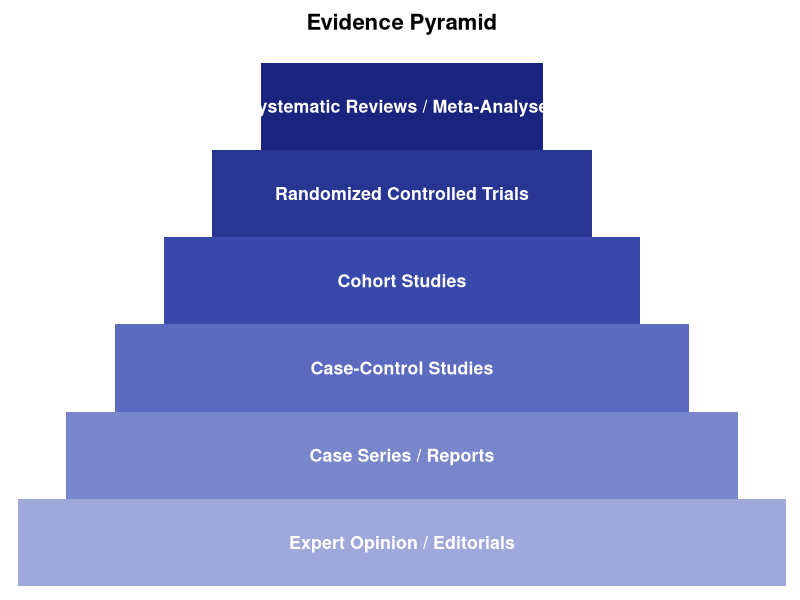
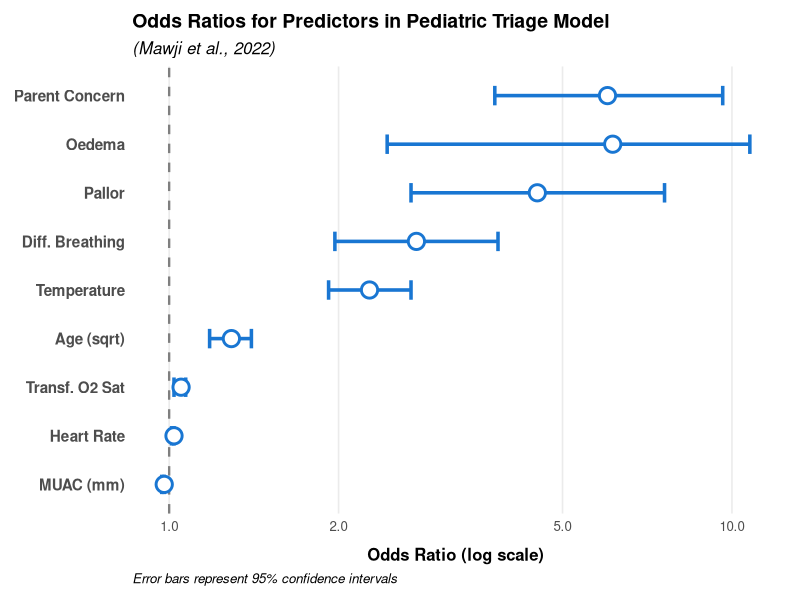
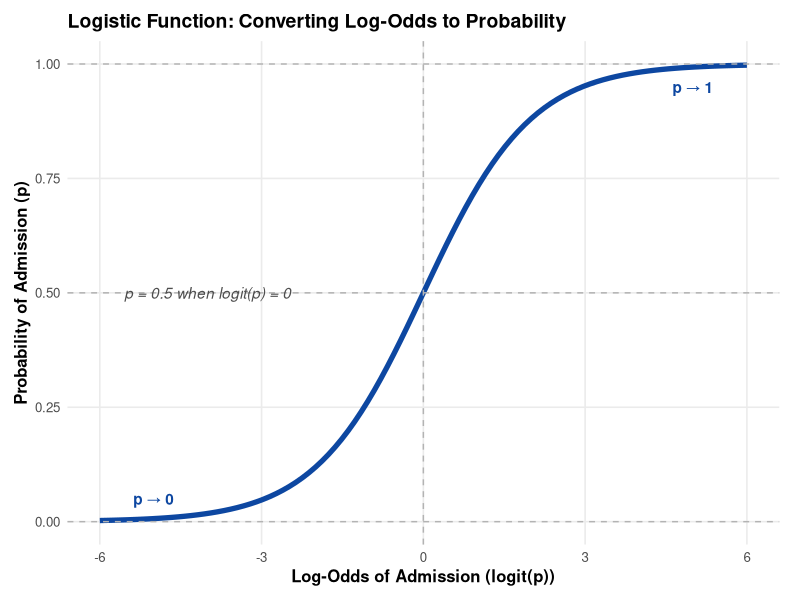
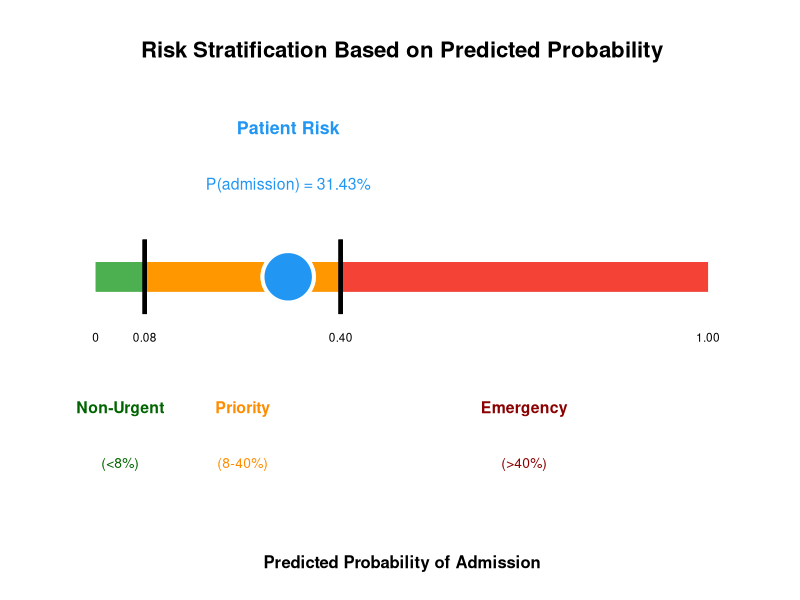
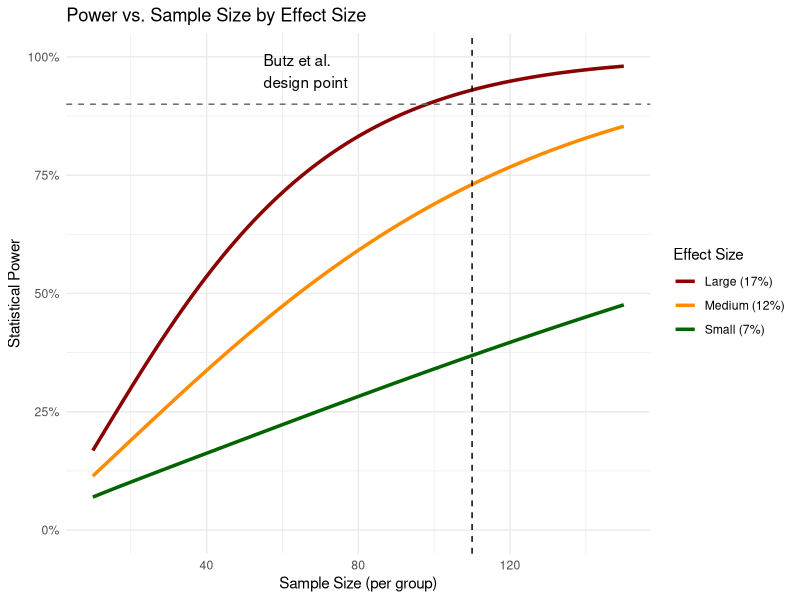
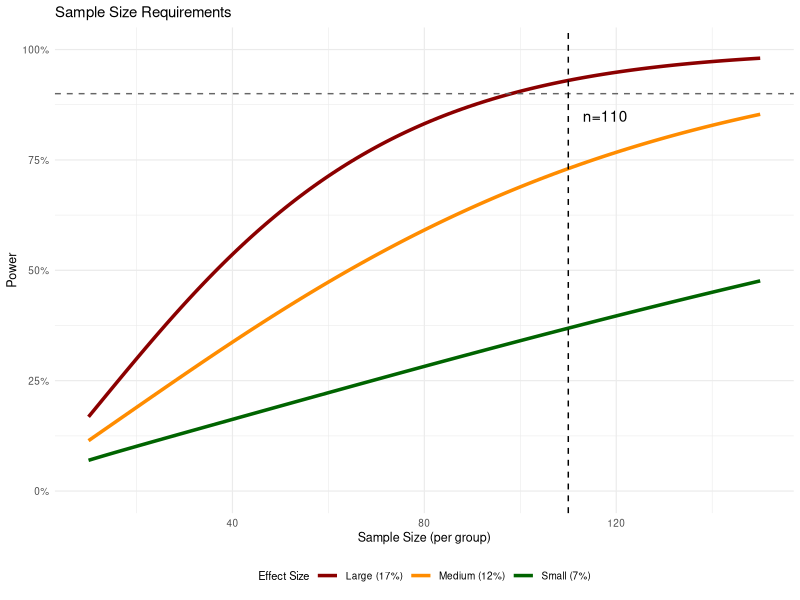
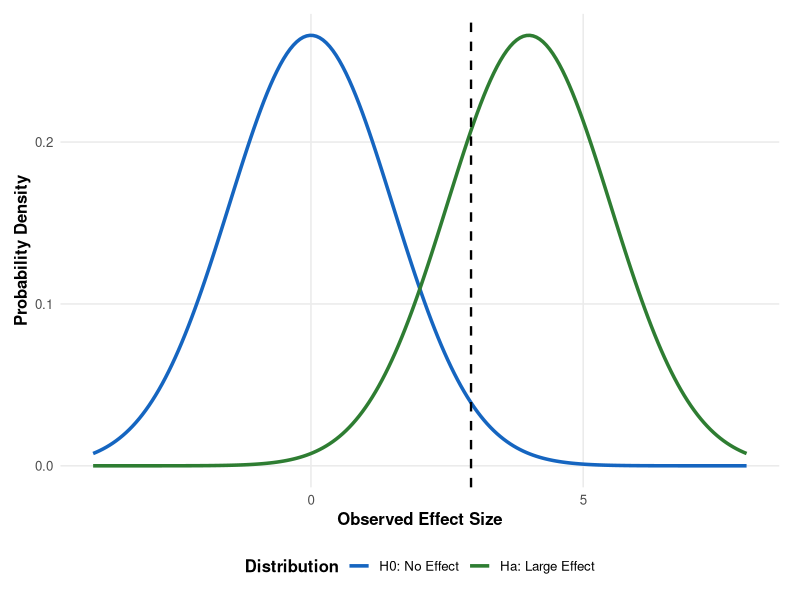
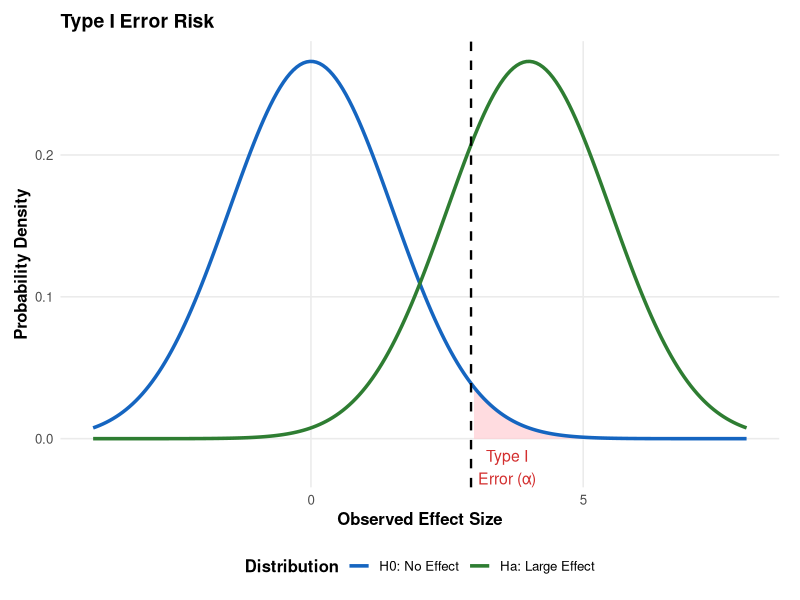

Source code (R) for these figures, in order:
## ---- chunk 1
library(ggplot2)

levels_pyr <- c("Systematic Reviews / Meta-Analyses", 
                "Randomized Controlled Trials", 
                "Cohort Studies", 
                "Case-Control Studies", 
                "Case Series / Reports",
                "Expert Opinion / Editorials")

df_pyr <- data.frame(
  Level = factor(levels_pyr, levels = rev(levels_pyr)),
  Value = 6:1,
  ymin = c(5, 4, 3, 2, 1, 0),
  ymax = c(5.8, 6.8, 7.8, 8.8, 9.8, 10.8) 
)

# Enhanced color palette for better contrast
blue_palette_pyr <- rev(c("#1a237e", "#283593", "#3949ab", "#5c6bc0", "#7986cb", "#9fa8da"))

ggplot(df_pyr, aes(xmin = 0, xmax = Value, ymin = ymin-2.5, ymax = ymax+2.5, fill = Level)) +
  geom_rect() +
  coord_flip() +
  scale_fill_manual(values = blue_palette_pyr) +
  scale_y_continuous(breaks = NULL, expand = c(0, 0)) +
  scale_x_continuous(expand = c(0, 0), limits = c(0, 6), labels = NULL) +
  theme_minimal() +
  theme(
    axis.title = element_blank(),
    axis.text = element_blank(),
    axis.ticks = element_blank(),
    legend.position = "none",
    panel.grid = element_blank(),
    plot.margin = margin(10, 10, 10, 10),
    plot.background = element_rect(fill = "white", color = NA)
  ) +
  geom_text(
    aes(x = Value - 0.5, y = (ymin + ymax) / 2, label = Level),
    hjust = 0.5, vjust = 0.5, size = 4.5, color = "white", fontface = "bold"
  ) +
  labs(title = "Evidence Pyramid") +
  theme(plot.title = element_text(hjust = 0.5, size = 16, face = "bold", margin = margin(b = 20)))
## ---- chunk 2
library(ggplot2)
library(dplyr)

predictor_data <- data.frame(
  Predictor = factor(c("Parent Concern", "Oedema", "Pallor", "Diff. Breathing", "Temperature", "Age (sqrt)", "Transf. O2 Sat", "Heart Rate", "MUAC (mm)"), 
                     levels = c("MUAC (mm)", "Heart Rate", "Transf. O2 Sat", "Age (sqrt)", "Temperature", "Diff. Breathing", "Pallor", "Oedema", "Parent Concern")),
  OR = c(6.01, 6.14, 4.51, 2.75, 2.27, 1.29, 1.05, 1.02, 0.98),
  LowerCI = c(3.79, 2.44, 2.69, 1.97, 1.92, 1.18, 1.02, 1.01, 0.97),
  UpperCI = c(9.63, 10.76, 7.59, 3.84, 2.69, 1.40, 1.07, 1.02, 0.98)
)

# Enhanced plot with better colors and readability
ggplot(predictor_data, aes(x = OR, y = Predictor)) +
  geom_vline(xintercept = 1, linetype = "dashed", color = "grey50", linewidth = 0.8) +
  geom_errorbarh(aes(xmin = LowerCI, xmax = UpperCI), height = 0.4, color = "#1976d2", linewidth = 1.2) +
  geom_point(size = 4.5, color = "#1976d2", fill = "white", shape = 21, stroke = 1.5) +
  scale_x_log10(breaks = c(0.1, 0.5, 1, 2, 5, 10), labels = scales::label_number(accuracy = 0.1)) +
  labs(
    title = "Odds Ratios for Predictors in Pediatric Triage Model",
    subtitle = "(Mawji et al., 2022)",
    x = "Odds Ratio (log scale)", 
    y = NULL,
    caption = "Error bars represent 95% confidence intervals"
  ) +
  theme_minimal(base_size = 12) +
  theme(
    panel.grid.minor = element_blank(),
    panel.grid.major.y = element_blank(),
    axis.text.y = element_text(size = 11, face = "bold"),
    plot.title = element_text(face = "bold", size = 14),
    plot.subtitle = element_text(face = "italic", size = 12),
    plot.caption = element_text(hjust = 0, face = "italic"),
    axis.title.x = element_text(margin = margin(t = 10), face = "bold"),
    plot.margin = margin(10, 15, 10, 10)
  )
## ---- chunk 3
library(ggplot2)
logit_vals <- seq(-6, 6, length.out = 100)
prob_vals <- 1 / (1 + exp(-logit_vals))
sigmoid_df <- data.frame(LogitP = logit_vals, Probability = prob_vals)

ggplot(sigmoid_df, aes(x = LogitP, y = Probability)) +
  geom_line(color = "#0d47a1", size = 1.8) +
  geom_hline(yintercept = c(0, 0.5, 1), linetype = "dashed", color = "grey70") +
  geom_vline(xintercept = 0, linetype = "dashed", color = "grey70") +
  labs(
    title = "Logistic Function: Converting Log-Odds to Probability",
    x = "Log-Odds of Admission (logit(p))",
    y = "Probability of Admission (p)"
  ) +
  theme_minimal(base_size = 12) +
  theme(
    panel.grid.minor = element_blank(),
    axis.title = element_text(face = "bold"),
    plot.title = element_text(face = "bold", size = 14),
    plot.subtitle = element_text(face = "italic"),
    panel.background = element_rect(fill = "white", color = NA),
    plot.background = element_rect(fill = "white", color = NA),
    plot.margin = margin(10, 15, 10, 10)
  ) +
  annotate("text", x = 5, y = 0.95, label = "p → 1", color = "#0d47a1", fontface = "bold") +
  annotate("text", x = -5, y = 0.05, label = "p → 0", color = "#0d47a1", fontface = "bold") +
  annotate("text", x = -4, y = 0.5, label = "p = 0.5 when logit(p) = 0", 
           color = "grey30", fontface = "italic")
## ---- chunk 4
# Calculate example patient's probability
intercept           <- -32.888
coef_sqrt_age       <- 0.252
coef_hr             <- 0.016
coef_temp           <- 0.819
coef_muac_mm        <- -0.022
coef_transformed_o2 <- 0.048
coef_parent_concern <- 1.793
coef_diff_breathing <- 1.012
coef_oedema         <- 1.814
coef_pallor         <- 1.506

age_months           <- 12
hr                   <- 110
temp_c               <- 37
muac_mm_val          <- 130
spo2_val             <- 98
transformed_o2_value <- 70.103 * log10(101.687 - spo2_val) - 55.833
parent_concern_val   <- 1
diff_breathing_val   <- 1
oedema_val           <- 0
pallor_val           <- 0

logit_p_mawji <- intercept +
                 coef_sqrt_age       * sqrt(age_months) +
                 coef_hr             * hr +
                 coef_temp           * temp_c +
                 coef_muac_mm        * muac_mm_val +
                 coef_transformed_o2 * transformed_o2_value +
                 coef_parent_concern * parent_concern_val +
                 coef_diff_breathing * diff_breathing_val +
                 coef_oedema         * oedema_val +
                 coef_pallor         * pallor_val

prob_admission_mawji <- exp(logit_p_mawji) / (1 + exp(logit_p_mawji))
## ---- chunk 5
library(ggplot2)
risk_df <- data.frame(x = c(0, 1))
patient_prob <- prob_admission_mawji  # Using the calculated probability from previous chunk

ggplot(risk_df, aes(x = x, y = 0)) +
  # Base line with rounded ends
  geom_segment(aes(x = 0, xend = 1, y = 0, yend = 0), 
               linewidth = 10, color = "#e0e0e1", 
               lineend = "butt") +
  
  # Color segments - adjusting the Non-Urgent segment to extend all the way left
  geom_segment(aes(x = 0.40, xend = 1, y = 0, yend = 0), 
               linewidth = 10, color = "#f44336", 
               lineend = "butt", linejoin = "round") + # Flat on left, round on right
  geom_segment(aes(x = 0.08, xend = 0.40, y = 0, yend = 0), 
               linewidth = 10, color = "#ff9800", lineend = "butt") +
  geom_segment(aes(x = 0, xend = 0.08, y = 0, yend = 0), 
               linewidth = 10, color = "#4caf50", 
               lineend = "butt", linejoin = "round") + # Round on left edge
  
  # Add black lines at thresholds
  geom_segment(aes(x = 0.08, xend = 0.08, y = -0.02, yend = 0.02), 
               linewidth = 1.5, color = "black") +
  geom_segment(aes(x = 0.40, xend = 0.40, y = -0.02, yend = 0.02), 
               linewidth = 1.5, color = "black") +
  
  # Patient marker - blue circle with white border
  geom_point(aes(x = patient_prob, y = 0), color = "white", size = 16, shape = 21, 
             fill = "#2196f3", stroke = 2) +
  
  # Patient probability label
  annotate("text", x = patient_prob, y = 0.08, 
           label = "Patient Risk", 
           color = "#2196f3", fontface = "bold", size = 4.5) +
  annotate("text", x = patient_prob, y = 0.05, 
           label = paste0("P(admission) = ", round(prob_admission_mawji*100, digits=2), "%"), 
           color = "#2196f3", size = 4) +
  
  # Category labels - larger and more distinct
  annotate("text", x = 0.04, y = -0.07, label = "Non-Urgent", color = "darkgreen", 
           fontface = "bold", size = 4) +
  annotate("text", x = 0.04, y = -0.10, label = "(<8%)", color = "darkgreen", size = 3.5) +
  
  annotate("text", x = 0.24, y = -0.07, label = "Priority", color = "darkorange", 
           fontface = "bold", size = 4) +
  annotate("text", x = 0.24, y = -0.10, label = "(8-40%)", color = "darkorange", size = 3.5) +
  
  annotate("text", x = 0.70, y = -0.07, label = "Emergency", color = "darkred", 
           fontface = "bold", size = 4) +
  annotate("text", x = 0.70, y = -0.10, label = "(>40%)", color = "darkred", size = 3.5) +
  
  # Values at key points
  annotate("text", x = 0, y = -0.03, label = "0", size = 3, vjust = 1) +
  annotate("text", x = 0.08, y = -0.03, label = "0.08", size = 3, vjust = 1) +
  annotate("text", x = 0.40, y = -0.03, label = "0.40", size = 3, vjust = 1) +
  annotate("text", x = 1, y = -0.03, label = "1.00", size = 3, vjust = 1) +
  
  # Scales and theme
  scale_x_continuous(limits = c(-0.05, 1.05), breaks = NULL) +
  scale_y_continuous(limits = c(-0.12, 0.10)) +
  theme_minimal() +
  theme(
    axis.title.y = element_blank(), 
    axis.text.y = element_blank(), 
    axis.ticks = element_blank(), 
    panel.grid = element_blank(),
    axis.title.x = element_text(face = "bold", size = 12, margin = margin(t = 25)),
    plot.title = element_text(face = "bold", size = 16, hjust = 0.5),
    plot.subtitle = element_text(hjust = 0.5, size = 12),
    plot.margin = margin(30, 20, 20, 20)
  ) +
  labs(
    title = "Risk Stratification Based on Predicted Probability",
    x = "Predicted Probability of Admission"
  )
## ---- chunk 6
library(ggplot2)

# Create data frame for power curves
sample_sizes <- seq(10, 150, by=1)
effect_small <- power.prop.test(p1=0.92, p2=0.85, power=NULL, 
                                n=sample_sizes, sig.level=0.05)$power
effect_medium <- power.prop.test(p1=0.92, p2=0.80, power=NULL, 
                                 n=sample_sizes, sig.level=0.05)$power
effect_large <- power.prop.test(p1=0.92, p2=0.75, power=NULL, 
                                n=sample_sizes, sig.level=0.05)$power

df <- data.frame(
  sample_size = rep(sample_sizes, 3),
  power = c(effect_small, effect_medium, effect_large),
  effect = rep(c("Small (7%)", "Medium (12%)", "Large (17%)"), 
               each=length(sample_sizes))
)

# Plot power curves
ggplot(df, aes(x=sample_size, y=power, color=effect)) +
  geom_line(size=1.2) +
  geom_hline(yintercept=0.9, linetype="dashed", color="gray40") +
  geom_vline(xintercept=110, linetype="dashed", color="black") +
  scale_y_continuous(limits=c(0,1), labels=scales::percent) +
  scale_color_manual(values=c("darkred", "darkorange", "darkgreen")) +
  labs(title="Power vs. Sample Size by Effect Size",
       x="Sample Size (per group)",
       y="Statistical Power",
       color="Effect Size") +
  annotate("text", x=55, y=0.97, label="Butz et al.\ndesign point", hjust=0) +
  theme_minimal()
## ---- chunk 7
library(ggplot2)

# Create data frame for power curves
sample_sizes <- seq(10, 150, by=1)
effect_small <- power.prop.test(p1=0.92, p2=0.85, power=NULL, 
                                n=sample_sizes, sig.level=0.05)$power
effect_medium <- power.prop.test(p1=0.92, p2=0.80, power=NULL, 
                                 n=sample_sizes, sig.level=0.05)$power
effect_large <- power.prop.test(p1=0.92, p2=0.75, power=NULL, 
                                n=sample_sizes, sig.level=0.05)$power

df <- data.frame(
  sample_size = rep(sample_sizes, 3),
  power = c(effect_small, effect_medium, effect_large),
  effect = rep(c("Small (7%)", "Medium (12%)", "Large (17%)"), 
               each=length(sample_sizes))
)

# Plot power curves
ggplot(df, aes(x=sample_size, y=power, color=effect)) +
  geom_line(size=1.2) +
  geom_hline(yintercept=0.9, linetype="dashed", color="gray40") +
  geom_vline(xintercept=110, linetype="dashed", color="black") +
  scale_y_continuous(limits=c(0,1), labels=scales::percent) +
  scale_color_manual(values=c("darkred", "darkorange", "darkgreen")) +
  labs(title="Sample Size Requirements",
       x="Sample Size (per group)",
       y="Power",
       color="Effect Size") +
  annotate("text", x=113, y=0.85, label="n=110", hjust=0) +
  theme_minimal(base_size=9) +
  theme(legend.position="bottom", legend.title=element_text(size=8))
## ---- chunk 8
library(ggplot2)
x_power <- seq(-4, 8, length.out = 200)
null_dist <- dnorm(x_power, mean = 0, sd = 1.5)
alt_dist_large_effect <- dnorm(x_power, mean = 4, sd = 1.5) 
crit_val <- qnorm(0.975, mean = 0, sd = 1.5) 

power_df <- data.frame(x = x_power, 
                       null = null_dist, 
                       alt_large = alt_dist_large_effect)

ggplot(power_df, aes(x = x)) +
  # Add distribution lines
  geom_line(aes(y = null, color = "H0: No Effect"), linewidth = 1.2) +
  geom_line(aes(y = alt_large, color = "Ha: Large Effect"), linewidth = 1.2) +
  # Critical value line
  geom_vline(xintercept = crit_val, linetype = "dashed", color = "black", linewidth = 0.8) +
  # Scales and theme
  scale_color_manual(values = c("H0: No Effect" = "#1565c0", "Ha: Large Effect" = "#2e7d32")) +
  labs(
    x = "Observed Effect Size", 
    y = "Probability Density",
    color = "Distribution"
  ) +
  theme_minimal(base_size = 12) +
  theme(
    legend.position = "bottom",
    legend.title = element_text(face = "bold"),
    panel.grid.minor = element_blank(),
    axis.title = element_text(face = "bold"),
    plot.margin = margin(10, 15, 10, 10)
  )
## ---- chunk 9
library(ggplot2)
x_power <- seq(-4, 8, length.out = 200)
null_dist <- dnorm(x_power, mean = 0, sd = 1.5)
alt_dist_large_effect <- dnorm(x_power, mean = 4, sd = 1.5) 
crit_val <- qnorm(0.975, mean = 0, sd = 1.5) 

power_df <- data.frame(x = x_power, 
                       null = null_dist, 
                       alt_large = alt_dist_large_effect)

ggplot(power_df, aes(x = x)) +
  # Add alpha shaded region
  geom_ribbon(data = subset(power_df, x >= crit_val), 
              aes(ymax = null, ymin = 0), fill = "#ffcdd2", alpha = 0.7) +
  # Add distribution lines
  geom_line(aes(y = null, color = "H0: No Effect"), linewidth = 1.2) +
  geom_line(aes(y = alt_large, color = "Ha: Large Effect"), linewidth = 1.2) +
  # Critical value line
  geom_vline(xintercept = crit_val, linetype = "dashed", color = "black", linewidth = 0.8) +
  # Annotations for alpha
  annotate("text", x = 3.6, y = -0.02, label = "Type I\nError (α)", color = "#d32f2f", size = 4) +
  # Scales and theme
  scale_color_manual(values = c("H0: No Effect" = "#1565c0", "Ha: Large Effect" = "#2e7d32")) +
  labs(
    title = "Type I Error Risk",
    x = "Observed Effect Size", 
    y = "Probability Density",
    color = "Distribution"
  ) +
  coord_cartesian(clip = "off") +
  theme_minimal(base_size = 12) +
  theme(
    legend.position = "bottom",
    legend.title = element_text(face = "bold"),
    panel.grid.minor = element_blank(),
    plot.title = element_text(face = "bold", size = 14),
    axis.title = element_text(face = "bold"),
    plot.margin = margin(10, 15, 10, 10)
  )
## ---- chunk 10
library(ggplot2)
x_power <- seq(-4, 8, length.out = 200)
null_dist <- dnorm(x_power, mean = 0, sd = 1.5)
alt_dist_large_effect <- dnorm(x_power, mean = 4, sd = 1.5) 
crit_val <- qnorm(0.975, mean = 0, sd = 1.5) 

power_df <- data.frame(x = x_power, 
                       null = null_dist, 
                       alt_large = alt_dist_large_effect)

ggplot(power_df, aes(x = x)) +
  # Add beta shaded region
  geom_ribbon(data = subset(power_df, x <= crit_val), 
              aes(ymax = alt_large, ymin = 0), fill = "#bbdefb", alpha = 0.7) +
  # Add power shaded region
  geom_ribbon(data = subset(power_df, x >= crit_val), 
              aes(ymax = alt_large, ymin = 0), fill = "#c8e6c9", alpha = 0.7) +
  # Add distribution lines
  geom_line(aes(y = null, color = "H0: No Effect"), linewidth = 1.2) +
  geom_line(aes(y = alt_large, color = "Ha: Large Effect"), linewidth = 1.2) +
  # Critical value line
  geom_vline(xintercept = crit_val, linetype = "dashed", color = "black", linewidth = 0.8) +
  # Annotations
  annotate("text", x = 2.0, y = 0.03, label = "Type II\nError (β)", color = "#1565c0", size = 5) +
  annotate("text", x = 4.5, y = 0.11, label = "POWER", color = "darkgreen", size = 5, fontface = "bold") +
  # Scales and theme
  scale_color_manual(values = c("H0: No Effect" = "#1565c0", "Ha: Large Effect" = "#2e7d32")) +
  labs(
    title = "Type II Error and Statistical Power",
    x = "Observed Effect Size", 
    y = "Probability Density",
    color = "Distribution"
  ) +
  theme_minimal(base_size = 12) +
  theme(
    legend.position = "bottom",
    legend.title = element_text(face = "bold"),
    panel.grid.minor = element_blank(),
    plot.title = element_text(face = "bold", size = 14),
    axis.title = element_text(face = "bold"),
    plot.margin = margin(10, 15, 10, 10)
  )
## ---- chunk 11
library(ggplot2)
x_power <- seq(-4, 8, length.out = 200)
null_dist <- dnorm(x_power, mean = 0, sd = 1.5)
alt_dist_large_effect <- dnorm(x_power, mean = 4, sd = 1.5) 
crit_val <- qnorm(0.975, mean = 0, sd = 1.5) 

power_df <- data.frame(x = x_power, 
                       null = null_dist, 
                       alt_large = alt_dist_large_effect)

ggplot(power_df, aes(x = x)) +
  # Add shaded regions
  geom_ribbon(data = subset(power_df, x <= crit_val), 
              aes(ymax = alt_large, ymin = 0), fill = "#bbdefb", alpha = 0.5) +
  geom_ribbon(data = subset(power_df, x >= crit_val), 
              aes(ymax = alt_large, ymin = 0), fill = "#c8e6c9", alpha = 0.7) +
  geom_ribbon(data = subset(power_df, x >= crit_val), 
              aes(ymax = null, ymin = 0), fill = "#ffcdd2", alpha = 0.5) +
  # Add distribution lines
  geom_line(aes(y = null, color = "H0: No Effect"), linewidth = 1.2) +
  geom_line(aes(y = alt_large, color = "Ha: Large Effect"), linewidth = 1.2) +
  # Critical value line
  geom_vline(xintercept = crit_val, linetype = "dashed", color = "black", linewidth = 0.8) +
  # Annotations
  annotate("text", x = crit_val + 0.5, y = 0.2, label = "Reject H0", hjust = 0, fontface = "bold") +
  annotate("text", x = 3.6, y = -0.02, label = "Type I\nError (α)", color = "#d32f2f", size = 4) +
  annotate("text", x = 2.0, y = 0.03, label = "Type II\nError (β)", color = "#1565c0", size = 5) +
  annotate("text", x = 4.5, y = 0.11, label = "POWER", color = "darkgreen", size = 5, fontface = "bold") +
  # Scales and theme
  scale_color_manual(values = c("H0: No Effect" = "#1565c0", "Ha: Large Effect" = "#2e7d32")) +
  labs(
    title = "Statistical Power: Detecting a True Effect",
    subtitle = "Larger effect sizes and larger samples increase power",
    x = "Observed Effect Size", 
    y = "Probability Density",
    color = "Distribution"
  ) +
  coord_cartesian(clip = "off") +
  theme_minimal(base_size = 12) +
  theme(
    legend.position = "bottom",
    legend.title = element_text(face = "bold"),
    panel.grid.minor = element_blank(),
    plot.title = element_text(face = "bold", size = 14),
    plot.subtitle = element_text(face = "italic"),
    axis.title = element_text(face = "bold"),
    plot.margin = margin(10, 15, 10, 15)  # Added more margin on right side
  )
## ---- chunk 12
library(ggplot2)
x_power <- seq(-4, 8, length.out = 200)
null_dist <- dnorm(x_power, mean = 0, sd = 1.5)
alt_dist_large_effect <- dnorm(x_power, mean = 4, sd = 1.5) 
crit_val <- qnorm(0.975, mean = 0, sd = 1.5) 

power_df <- data.frame(x = x_power, 
                       null = null_dist, 
                       alt_large = alt_dist_large_effect)

ggplot(power_df, aes(x = x)) +
  # Add shaded regions
  geom_ribbon(data = subset(power_df, x <= crit_val), 
              aes(ymax = alt_large, ymin = 0), fill = "#bbdefb", alpha = 0.5) +
  geom_ribbon(data = subset(power_df, x >= crit_val), 
              aes(ymax = alt_large, ymin = 0), fill = "#c8e6c9", alpha = 0.7) +
  geom_ribbon(data = subset(power_df, x >= crit_val), 
              aes(ymax = null, ymin = 0), fill = "#ffcdd2", alpha = 0.5) +
  # Add distribution lines
  geom_line(aes(y = null, color = "Under H0"), linewidth = 1.2) +
  geom_line(aes(y = alt_large, color = "Under H1"), linewidth = 1.2) +
  # Critical value line
  geom_vline(xintercept = crit_val, linetype = "dashed", color = "black") +
  # Annotations
  annotate("text", x = 3.75, y = -0.02, label = "Type I (α)\n5%", color = "#d32f2f", size = 3) +
  annotate("text", x = 2.0, y = 0.02, label = "Type II (β)\n10%", color = "#1565c0", size = 3) +
  annotate("text", x = 4.5, y = 0.08, label = "POWER\n90%", color = "darkgreen", size = 4, fontface = "bold") +
  # Scales and theme
  scale_color_manual(values = c("Under H0" = "#1565c0", "Under H1" = "#2e7d32")) +
  labs(
    title = "90% Power for Butz et al. Study",
    subtitle = "With n=110 per group, 17% effect size, α=0.05",
    x = "Effect Size", 
    y = "Probability",
    color = "Distribution"
  ) +
  theme_minimal(base_size = 10) +
  theme(
    legend.position = "bottom",
    panel.grid.minor = element_blank()
  )
## ---- chunk 13
library(ggplot2)
butz_hr_df <- data.frame(
  Group = "Intervention vs Control",
  HR = 1.10,
  LowerCI = 0.76,
  UpperCI = 1.69
)

ggplot(butz_hr_df, aes(x = HR, y = Group)) +
  geom_vline(xintercept = 1, linetype = "dashed", color = "grey50", linewidth = 0.8) +
  geom_errorbarh(aes(xmin = LowerCI, xmax = UpperCI), height = 0.2, color = "#e57373", linewidth = 1.5) +
  geom_point(size = 5, color = "#e57373", shape = 18) +
  scale_x_continuous(limits=c(0.5, 2.0), breaks=seq(0.5, 2.0, 0.25)) +
  labs(
    title = "Hazard Ratio for >1 ED Visit (Intervention vs Control)",
    subtitle = "Butz et al. (2019) - Overall Group",
    x = "Hazard Ratio (HR)", 
    y = "",
    caption = "95% Confidence Interval: 0.76 to 1.69, p = 0.61"
  ) +
  theme_minimal(base_size = 12) +
  theme(
    axis.text.y = element_text(face = "bold", size = 11),
    panel.grid.minor = element_blank(),
    panel.grid.major.y = element_blank(),
    plot.title = element_text(face = "bold", size = 14),
    plot.subtitle = element_text(face = "italic"),
    axis.title.x = element_text(face = "bold", margin = margin(t = 10)),
    plot.caption = element_text(hjust = 0, face = "italic", color = "grey40"),
    plot.margin = margin(10, 15, 10, 10)
  ) +
  annotate("text", x = 0.965, y = 0.7, angle = 90, label = "No effect", color = "grey50", fontface = "italic")
## ---- chunk 14
library(survival)
library(survminer)

# Assuming we're working with simulated data to match the paper's results
set.seed(123)
n_con_no_shs <- 50 
n_int_no_shs <- 48 

# Create simulated survival times to match published curves
days <- c(0, 50, 100, 150, 200, 250, 300, 350, 365)
prob_con_no_shs <- c(1.00, 0.90, 0.80, 0.70, 0.50, 0.40, 0.35, 0.32, 0.31) 
prob_int_no_shs <- c(1.00, 0.95, 0.90, 0.85, 0.75, 0.65, 0.60, 0.58, 0.56) 

# Generate event times for control group
sim_times_con <- numeric()
for(i in 1:(length(days)-1)) {
  num_events <- round(n_con_no_shs * (prob_con_no_shs[i] - prob_con_no_shs[i+1]))
  if (num_events > 0) sim_times_con <- c(sim_times_con, runif(num_events, days[i], days[i+1]))
}
sim_times_con <- c(sim_times_con, rep(365, n_con_no_shs - length(sim_times_con)))
events_con <- ifelse(sim_times_con < 365, 1, 0)

# Generate event times for intervention group
sim_times_int <- numeric()
for(i in 1:(length(days)-1)) {
  num_events <- round(n_int_no_shs * (prob_int_no_shs[i] - prob_int_no_shs[i+1]))
  if (num_events > 0) sim_times_int <- c(sim_times_int, runif(num_events, days[i], days[i+1]))
}
sim_times_int <- c(sim_times_int, rep(365, n_int_no_shs - length(sim_times_int)))
events_int <- ifelse(sim_times_int < 365, 1, 0)

# Combine data
sim_butz_km_data <- data.frame(
  time = c(sim_times_con, sim_times_int),
  event = c(events_con, events_int),
  group = factor(c(rep("Control (No SHS)", n_con_no_shs), rep("Intervention (No SHS)", n_int_no_shs)))
)

# Create survival fit
fit_butz_km <- survfit(Surv(time, event) ~ group, data = sim_butz_km_data)

# Enhanced Kaplan-Meier plot
ggsurvplot(
  fit_butz_km,
  data = sim_butz_km_data,
  pval = TRUE,
  pval.coord = c(50, 0.2),
  conf.int = TRUE,
  conf.int.alpha = 0.2,
  risk.table = TRUE,
  risk.table.height = 0.3,
  xlab = "Days to Repeat ED Visit",
  ylab = "Probability of No Repeat ED Visit",
  legend.labs = c("Control (No SHS)", "Intervention (No SHS)"),
  palette = c("#e57373", "#64b5f6"),
  ggtheme = theme_minimal(base_size = 11),
  title = "Time to Repeat ED Visit in Children without SHS Exposure",
  subtitle = "Simulated data based on Butz et al. (2019)",
  font.title = c(14, "bold"),
  font.subtitle = c(12, "italic"),
  font.x = c(11, "bold"),
  font.y = c(11, "bold"),
  risk.table.fontsize = 3.8,
  tables.theme = theme_cleantable()
)
## ---- chunk 15
library(ggplot2)
aom_failure_data <- data.frame(
  Group = factor(c("Amox-Clav", "Placebo"), levels = c("Placebo", "Amox-Clav")),
  FailureRate = c(0.186, 0.449),
  Count = c("30/161", "71/158")
)

# Enhanced bar plot with better aesthetic elements
ggplot(aom_failure_data, aes(x = Group, y = FailureRate, fill = Group)) +
  # Add nicer bars with gradient shading
  geom_bar(stat = "identity", width = 0.6, color = "grey30") +
  
  # Add percentage labels on top of bars
  geom_text(aes(label = scales::percent(FailureRate, accuracy = 0.1)), 
            position = position_dodge(width = 0.6), vjust = -0.7, 
            fontface = "bold", size = 5) +
  
  # Add raw count labels inside bars
  geom_text(aes(label = Count, y = FailureRate/2), 
            position = position_dodge(width = 0.6),
            color = "white", fontface = "bold", size = 4) +
  
  # Add arrow showing reduction
  geom_segment(aes(x = 1, xend = 2, y = 0.449, yend = 0.186),
               arrow = arrow(length = unit(0.3, "cm"), type = "closed"),
               color = "grey30", linewidth = 0.8) +
  
  # Add nicer annotation for ARR
  annotate("label", x = 1.5, y = 0.35, 
           label = "26.3% Absolute\nRisk Reduction", 
           fontface = "bold", size = 4,
           fill = "white", alpha = 0.8) +
  
  scale_y_continuous(labels = scales::percent, limits = c(0, 0.55)) +
  scale_fill_manual(values = c("Amox-Clav" = "#4a148c", "Placebo" = "#e65100")) +
  
  labs(
    title = "Treatment Failure Rates in Acute Otitis Media",
    subtitle = "Tähtinen et al. (2011): Double-blind RCT",
    x = "",
    y = "Proportion with Treatment Failure"
  ) +
  
  theme_minimal(base_size = 12) +
  theme(
    legend.position = "none",
    panel.grid.minor = element_blank(),
    panel.grid.major.x = element_blank(),
    axis.text.x = element_text(face = "bold", size = 12),
    plot.title = element_text(face = "bold", size = 14),
    plot.subtitle = element_text(face = "italic"),
    axis.title.y = element_text(face = "bold"),
    plot.margin = margin(15, 15, 10, 15)
  )
## ---- chunk 16
library(ggplot2)
library(gridExtra)

# Create data for visualization
df <- data.frame(
  Group = rep(c("Placebo", "Amox-Clav"), each=2),
  Outcome = rep(c("Success", "Failure"), 2),
  Count = c(158-71, 71, 161-30, 30),
  Percentage = c((158-71)/158, 71/158, (161-30)/161, 30/161)
)

# Create the calculation display
g1 <- ggplot() +
  # Create a blank canvas
  annotate("rect", xmin = 0, xmax = 1, ymin = 0, ymax = 1, fill = "white") +
  
  # Add calculation steps
  annotate("text", x = 0.5, y = 0.9, label = "ARR Calculation", fontface = "bold", size = 6) +
  annotate("text", x = 0.5, y = 0.75, label = "Placebo failure rate - Treatment failure rate", size = 4.5) +
  annotate("text", x = 0.5, y = 0.6, label = "= 44.9% - 18.6%", size = 5) +
  annotate("text", x = 0.5, y = 0.45, label = "= 26.3%", fontface = "bold", size = 6, color = "darkblue") +
  
  # Add ARR interpretation
  annotate("text", x = 0.5, y = 0.25, label = "For every 100 patients treated", size = 4) +
  annotate("text", x = 0.5, y = 0.15, label = "26.3 fewer will experience treatment failure", 
           fontface = "bold", size = 4.5, color = "darkblue") +
  
  # Theme elements
  theme_void() +
  theme(panel.background = element_rect(fill = "#f8f8f8", color = NA),
        plot.margin = margin(10, 10, 10, 10))

# Display the plot
g1
## ---- chunk 17
library(ggplot2)

# Set up data for 4 patients
patient_data <- data.frame(
  x = c(1, 2, 3, 4),
  y = c(1, 1, 1, 1),
  outcome = c("Benefit", "No Benefit", "No Benefit", "No Benefit"),
  description = c("Would fail without\ntreatment but\nsucceeds with it", 
                  "Would succeed\nregardless of\ntreatment", 
                  "Would succeed\nregardless of\ntreatment", 
                  "Would fail\nregardless of\ntreatment")
)

# Create the NNT visualization
ggplot(patient_data, aes(x = x, y = y, fill = outcome)) +
  # Add patient circles
  geom_point(size = 40, shape = 21, color = "gray30") +
  
  # Add text labels
  geom_text(aes(label = "Patient"), y = 1.1, size = 3.5) +
  geom_text(aes(label = x), y = 1.1, vjust = 1.8, fontface = "bold", size = 4) +
  geom_text(aes(label = description), vjust = 0.75, size = 3.2) +
  
  # Add title
  annotate("text", x = 2.5, y = 1.2, 
           label = "Number Needed to Treat (NNT) = 4", 
           size = 6, fontface = "bold") +
  
  # Set colors
  scale_fill_manual(values = c("Benefit" = "#4CAF50", "No Benefit" = "#90A4AE")) +
  
  # Set theme elements
  theme_void() +
  theme(legend.position = "none",
        plot.margin = margin(20, 10, 10, 10)) +
  ylim(0.7, 1.5) +
  xlim(0.5, 4.5)
## ---- chunk 18
library(survival)
library(survminer)

# Simulated data to match the paper's reported proportions
set.seed(123)
n_amox_t <- 161
n_plac_t <- 158
time_amox_t <- ifelse(rbinom(n_amox_t, 1, 0.186) == 1, runif(n_amox_t, 1, 8), 8)
event_amox_t <- ifelse(time_amox_t < 8, 1, 0)
time_plac_t <- ifelse(rbinom(n_plac_t, 1, 0.449) == 1, runif(n_plac_t, 1, 8), 8)
event_plac_t <- ifelse(time_plac_t < 8, 1, 0)

sim_aom_data_t <- data.frame(
  time = c(time_amox_t, time_plac_t),
  event = c(event_amox_t, event_plac_t),
  group = factor(c(rep("Amox-Clav", n_amox_t), rep("Placebo", n_plac_t)))
)

fit_aom_t <- survfit(Surv(time, event) ~ group, data = sim_aom_data_t)

# Enhanced Kaplan-Meier plot
ggsurvplot(
  fit_aom_t,
  data = sim_aom_data_t,
  pval = TRUE,
  pval.coord = c(2, 0.2),
  conf.int = TRUE,
  conf.int.alpha = 0.2,
  risk.table = TRUE,
  risk.table.height = 0.3,
  xlab = "Days to Treatment Failure",
  ylab = "Probability of No Treatment Failure",
  legend.labs = c("Amoxicillin-Clavulanate", "Placebo"),
  palette = c("#9575cd", "#ffb74d"),
  ggtheme = theme_minimal(base_size = 11),
  title = "Time to Treatment Failure in AOM",
  subtitle = "Simulated data based on Tähtinen et al. (2011)",
  font.title = c(14, "bold"),
  font.subtitle = c(12, "italic"),
  font.x = c(11, "bold"),
  font.y = c(11, "bold"),
  risk.table.fontsize = 3.8,
  tables.theme = theme_cleantable(),
  surv.scale = "percent"
)
